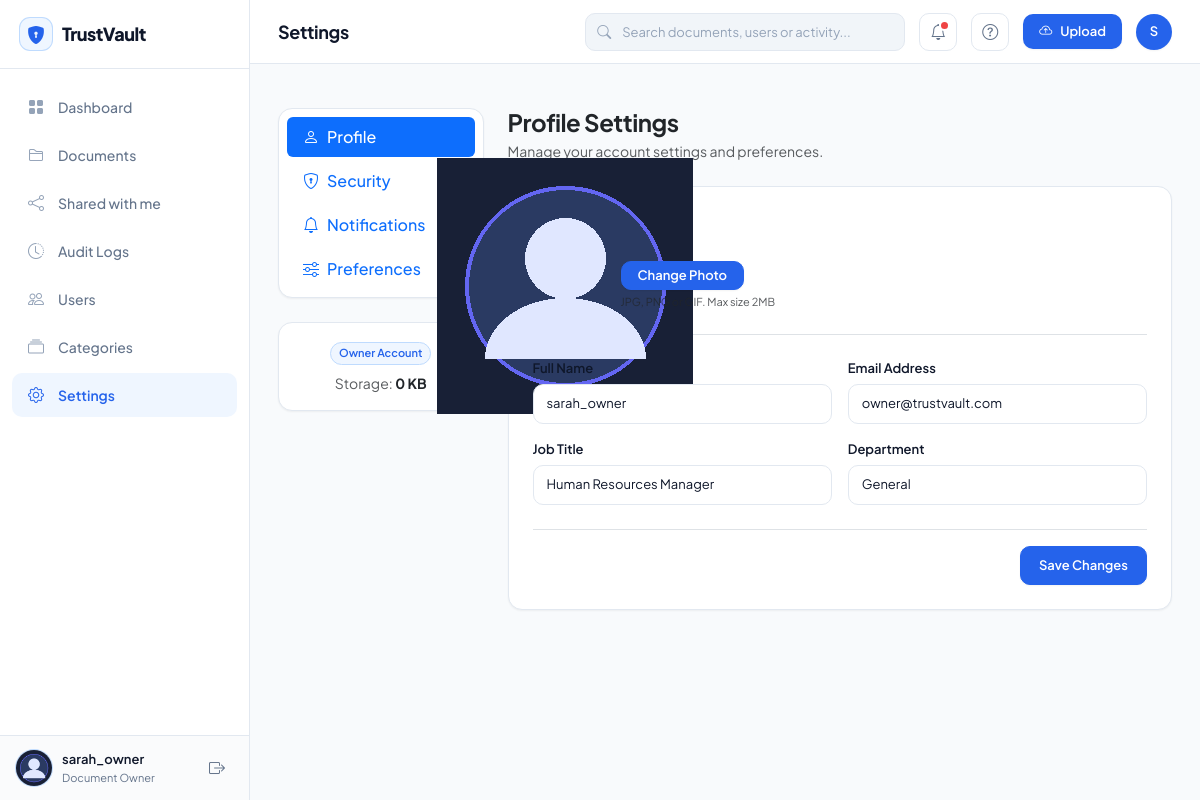
Screenshot of /profile (signed in) with the database file from the repository.
### backend/app/models/user.py (models this page shows, shortened)
class User(db.Model, UserMixin):
    __tablename__ = 'users'
    id = db.Column(db.Integer, primary_key=True)
    username = db.Column(db.String(50), unique=False, nullable=False, index=True)
    email = db.Column(db.String(120), unique=True, nullable=False, index=True)
    password_hash = db.Column(db.String(128), nullable=False)
    role = db.Column(db.String(20), nullable=False, default='Viewer')  # 'Admin', 'Owner', 'Viewer'
    department = db.Column(db.String(100), nullable=False, default='General')  # e.g. Finance, Legal, HR, Engineering
    status = db.Column(db.String(20), nullable=False, default='Active')  # 'Active', 'Suspended', 'Inactive'
    profile_pic = db.Column(db.String(120), default='default_avatar.png')
    created_at = db.Column(db.DateTime, default=lambda: datetime.now(timezone.utc))
    updated_at = db.Column(db.DateTime, default=lambda: datetime.now(timezone.utc), onupdate=lambda: datetime.now(timezone.utc))
    last_login = db.Column(db.DateTime, nullable=True)
    documents = db.relationship('Document', foreign_keys='Document.owner_id', backref='owner', lazy=True, cascade='all, delete-orphan')
    permissions = db.relationship('Permission', foreign_keys='Permission.user_id', backref='user', lazy=True, cascade='all, delete-orphan')
    granted_permissions = db.relationship('Permission', foreign_keys='Permission.granted_by', backref='granter', lazy=True)
    activity_logs = db.relationship('ActivityLog', backref='user', lazy=True)
    notifications = db.relationship('Notification', backref='user', lazy=True, cascade='all, delete-orphan')
    @property
    def is_admin(self):
        return (self.role or '').strip().lower() == 'admin'
    @property
    def is_owner(self):
        return (self.role or '').strip().lower() == 'owner'
    def get_storage_used_bytes(self):
        total = sum(doc.file_size for doc in self.documents if doc.file_size and doc.status == 'Active')
        return total
    def get_storage_formatted(self):
        return format_file_size(self.get_storage_used_bytes())

### backend/app/users/routes.py (the view, shortened to what this page needs)
@users_bp.route('/profile', methods=['GET', 'POST'])
@login_required
def profile():
    form = ProfileForm(obj=current_user)
    password_form = ChangePasswordForm()
    user_logs = AuditService.get_audit_trail(limit=15, user_id=current_user.id)
    return render_template(
        'profile.html',
        form=form,
        password_form=password_form,
        user_logs=user_logs
    )

### frontend/templates/profile.html (shortened to what this page needs)
{% extends "base.html" %}
{% block page_title %}Settings{% endblock %}
{% block content %}
<div class="row g-4">
    <div class="col-lg-3">
        <div class="saas-card p-2">
            <div class="nav flex-column nav-pills" id="settingsTab" role="tablist">
                <button class="nav-link active text-start py-2 px-3 fw-medium d-flex align-items-center gap-2 mb-1"
                        id="profile-tab" data-bs-toggle="pill" data-bs-target="#profilePane" type="button" role="tab">
                    <i class="bi bi-person"></i> Profile
                </button>
                <button class="nav-link text-start py-2 px-3 fw-medium d-flex align-items-center gap-2 mb-1"
                        id="security-tab" data-bs-toggle="pill" data-bs-target="#securityPane" type="button" role="tab">
                    <i class="bi bi-shield-lock"></i> Security
                </button>
                <button class="nav-link text-start py-2 px-3 fw-medium d-flex align-items-center gap-2 mb-1"
                        id="notifications-tab" data-bs-toggle="pill" data-bs-target="#notificationsPane" type="button" role="tab">
                    <i class="bi bi-bell"></i> Notifications
                </button>
                <button class="nav-link text-start py-2 px-3 fw-medium d-flex align-items-center gap-2"
                        id="preferences-tab" data-bs-toggle="pill" data-bs-target="#preferencesPane" type="button" role="tab">
                    <i class="bi bi-sliders"></i> Preferences
                </button>
            </div>
        </div>
        <div class="saas-card p-3 text-center">
            <span class="pill-role {{ current_user.role|lower }} mb-2">
                {{ current_user.role }} Account
            </span>
            <div class="text-muted small">
                Storage: <strong class="text-dark">{{ current_user.get_storage_formatted() }}</strong>
            </div>
        </div>
    </div>
    <div class="col-lg-9">
        <div class="tab-content" id="settingsTabContent">
            <div class="tab-pane fade show active" id="profilePane" role="tabpanel">
                <div class="mb-4">
                    <h2 class="fs-4 fw-bold text-dark mb-1">Profile Settings</h2>
                    <p class="text-muted small mb-0">Manage your account settings and preferences.</p>
                </div>
                <div class="saas-card">
                    <h4 class="saas-card-title mb-4">Personal Information</h4>
                    <form method="POST" enctype="multipart/form-data" action="{{ url_for('main.profile') }}">
                        <div class="d-flex align-items-center gap-4 mb-4 pb-3 border-bottom">
                            <div class="activity-avatar" style="width: 64px; height: 64px; font-size: 24px;">
                                {% if current_user.profile_pic %}
                                    <img src="{{ url_for('static', filename='images/avatars/' + current_user.profile_pic) }}" alt="{{ current_user.username }}">
                                {% else %}
                                    {{ current_user.username[:2]|upper }}
                                {% endif %}
                            </div>
                            <div>
                                <label for="profilePicInput" class="btn-primary-blue py-1 px-3 small cursor-pointer">
                                    Change Photo
                                </label>
                                <div class="text-muted small mt-1" style="font-size: 11px;">JPG, PNG or GIF. Max size 2MB</div>
                            </div>
                        </div>
                        <div class="row g-3 mb-3">
                            <div class="col-md-6">
                                <label class="saas-label" for="username">Full Name</label>
                                {{ form.username(class="saas-input" + (" is-invalid" if form.username.errors else ""), id="username") }}
                            </div>
                            <div class="col-md-6">
                                <label class="saas-label" for="email">Email Address</label>
                                {{ form.email(class="saas-input" + (" is-invalid" if form.email.errors else ""), id="email") }}
                            </div>
                        </div>
                        <div class="row g-3 mb-4">
                            <div class="col-md-6">
                                <label class="saas-label" for="jobTitle">Job Title</label>
                                <input type="text" id="jobTitle" class="saas-input" value="{% if current_user.is_admin %}System Administrator{% elif current_user.is_owner %}Human Resources Manager{% else %}Security Analyst{% endif %}">
                            </div>
                            <div class="col-md-6">
                                <label class="saas-label" for="department">Department</label>
                                <input type="text" id="department" class="saas-input" value="{{ current_user.department if current_user.department else 'Operations' }}">
                            </div>
                        </div>
                        <div class="text-end pt-3 border-top">
                            <button type="submit" class="btn-primary-blue">
                                Save Changes
                            </button>
                        </div>
                    </form>
                </div>
            </div>
        </div>
    </div>
</div>
{% endblock %}

### frontend/templates/base.html (shortened to what this page needs)
<!DOCTYPE html>
<html lang="en">
<head>
    <link href="https://cdn.jsdelivr.net/npm/bootstrap@5.3.3/dist/css/bootstrap.min.css" rel="stylesheet">
    <link rel="stylesheet" href="https://cdn.jsdelivr.net/npm/bootstrap-icons@1.11.3/font/bootstrap-icons.min.css">
    <link rel="stylesheet" href="{{ url_for('static', filename='css/style.css') }}">
</head>
<body>
{% if current_user.is_authenticated and not hide_nav %}
    <div class="app-shell">
        <aside class="app-sidebar" id="appSidebar">
            <div>
                <div class="sidebar-header">
                    <a href="{{ url_for('main.dashboard') }}" class="sidebar-brand-box">
                        <div class="sidebar-brand-icon">
                            <i class="bi bi-shield-lock-fill"></i>
                        </div>
                        <h1 class="sidebar-brand-title">TrustVault</h1>
                    </a>
                </div>
                <ul class="sidebar-nav-list">
                    <li>
                        <a href="{{ url_for('main.dashboard') }}" class="sidebar-nav-item {% if request.endpoint in ['dashboard.index', 'main.dashboard'] %}active{% endif %}">
                            <i class="bi bi-grid-fill"></i>
                            <span>Dashboard</span>
                        </a>
                    </li>
                    <li>
                        <a href="{{ url_for('main.documents') }}" class="sidebar-nav-item {% if request.endpoint in ['documents.documents', 'main.documents'] and request.args.get('view') != 'shared' %}active{% endif %}">
                            <i class="bi bi-folder2"></i>
                            <span>Documents</span>
                        </a>
                    </li>
                    <li>
                        <a href="{{ url_for('main.documents', view='shared') }}" class="sidebar-nav-item {% if request.args.get('view') == 'shared' %}active{% endif %}">
                            <i class="bi bi-share"></i>
                            <span>Shared with me</span>
                        </a>
                    </li>
                    <li>
                        <a href="{{ url_for('main.activity_logs') }}" class="sidebar-nav-item {% if request.endpoint in ['audit.logs', 'main.activity_logs'] %}active{% endif %}">
                            <i class="bi bi-clock-history"></i>
                            <span>Audit Logs</span>
                        </a>
                    </li>
                    <li>
                        <a href="{{ url_for('main.admin_users') }}" class="sidebar-nav-item {% if request.endpoint in ['users.admin_users', 'main.admin_users'] %}active{% endif %}">
                            <i class="bi bi-people"></i>
                            <span>Users</span>
                        </a>
                    </li>
                    <li>
                        <a href="{{ url_for('main.categories') }}" class="sidebar-nav-item {% if request.endpoint in ['documents.categories', 'main.categories'] %}active{% endif %}">
                            <i class="bi bi-collection"></i>
                            <span>Categories</span>
                        </a>
                    </li>
                    <li>
                        <a href="{{ url_for('main.profile') }}" class="sidebar-nav-item {% if request.endpoint in ['users.profile', 'main.profile'] %}active{% endif %}">
                            <i class="bi bi-gear"></i>
                            <span>Settings</span>
                        </a>
                    </li>
                </ul>
            </div>
            <div class="sidebar-footer">
                <div class="sidebar-user-card">
                    <div class="sidebar-user-avatar">
                        {% if current_user.profile_pic %}
                            <img src="{{ url_for('static', filename='images/avatars/' + current_user.profile_pic) }}" alt="{{ current_user.username }}">
                        {% else %}
                            {{ current_user.username[:1]|upper if current_user.username else 'U' }}
                        {% endif %}
                    </div>
                    <div class="sidebar-user-info">
                        <div class="sidebar-user-name" title="{{ current_user.username }}">
                            {{ current_user.username }}
                        </div>
                        <div class="sidebar-user-role">
                            {% if current_user.is_admin %}System Administrator{% elif current_user.is_owner %}Document Owner{% else %}Viewer{% endif %}
                        </div>
                    </div>
                    <a href="{{ url_for('main.logout') }}" class="sidebar-logout-btn" title="Sign Out">
                        <i class="bi bi-box-arrow-right"></i>
                    </a>
                </div>
            </div>
        </aside>
        <div class="app-main">
            <header class="app-topbar">
                <h1 class="topbar-title">{% block page_title %}Dashboard{% endblock %}</h1>
                <div class="topbar-actions">
                    <form action="{{ url_for('main.search') }}" method="GET" class="topbar-search-box d-none d-md-block">
                        <input type="text" name="q" placeholder="Search documents, users or activity..." value="{{ request.args.get('q', '') }}">
                    </form>
                    <button type="button" class="topbar-icon-btn" title="Notifications">
                        <i class="bi bi-bell"></i>
                        <span class="topbar-badge-dot"></span>
                    </button>
                    <button type="button" class="topbar-icon-btn" title="Help & Support">
                        <i class="bi bi-question-circle"></i>
                    </button>
                    {% if current_user.is_admin or current_user.is_owner %}
                    <button type="button" class="btn-pill-upload" data-bs-toggle="modal" data-bs-target="#quickUploadModal">
                        <i class="bi bi-cloud-arrow-up"></i> Upload
                    </button>
                    {% endif %}
                    <a href="{{ url_for('main.profile') }}" class="topbar-user-avatar" title="{{ current_user.username }} ({{ current_user.role }})">
                        {{ current_user.username[:1]|upper if current_user.username else 'U' }}
                    </a>
                </div>
            </header>
            <div class="px-4 pt-3">
            </div>
            <main class="app-content">
                {% block content %}{% endblock %}
            </main>
        </div>
    </div>
{% else %}
    <div class="min-vh-100 d-flex flex-column">
        {{ self.content() }}
    </div>
{% endif %}
</body>
</html>

### rows the page displays
User: profile_pic (placeholder picture), username "sarah_owner", username "S", role "Owner", email "owner@trustvault.com", role "Human Resources Manager", department "General"

### other values shown
{{ current_user.get_storage_formatted() }} "0 KB"
